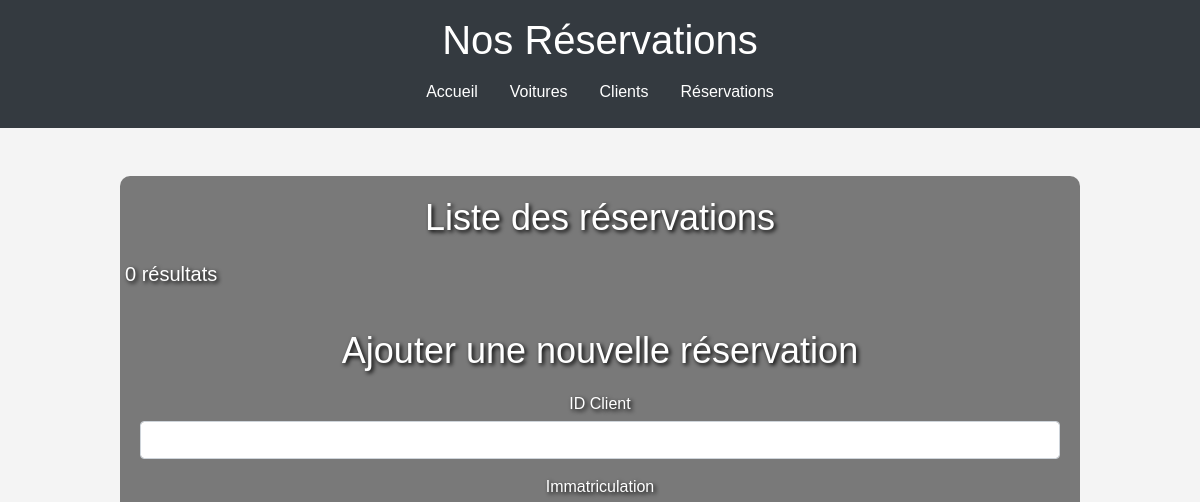
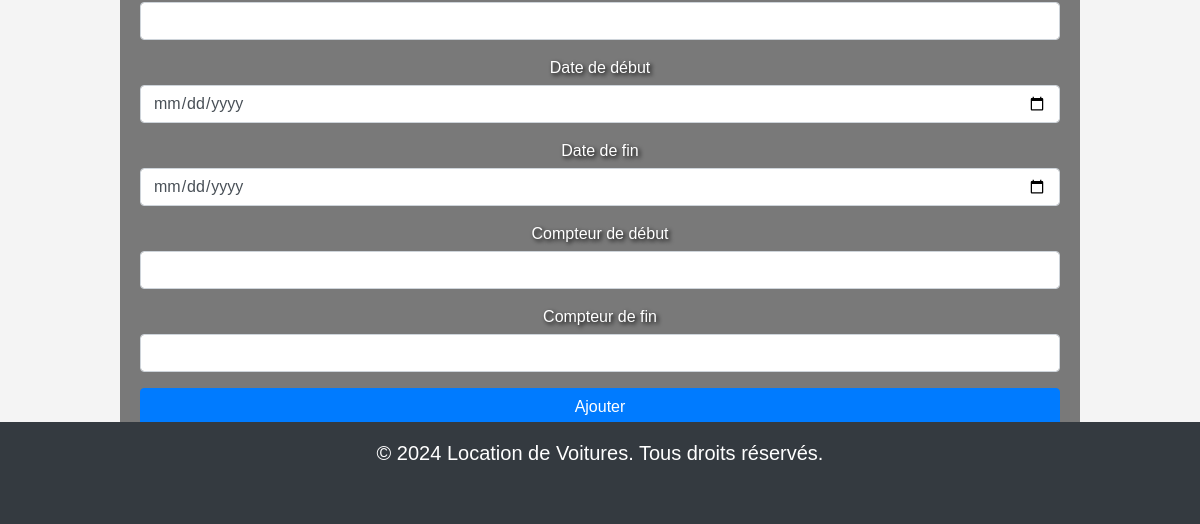
The page /reservations.php on the database as committed earlier (2 pictures, top to bottom).
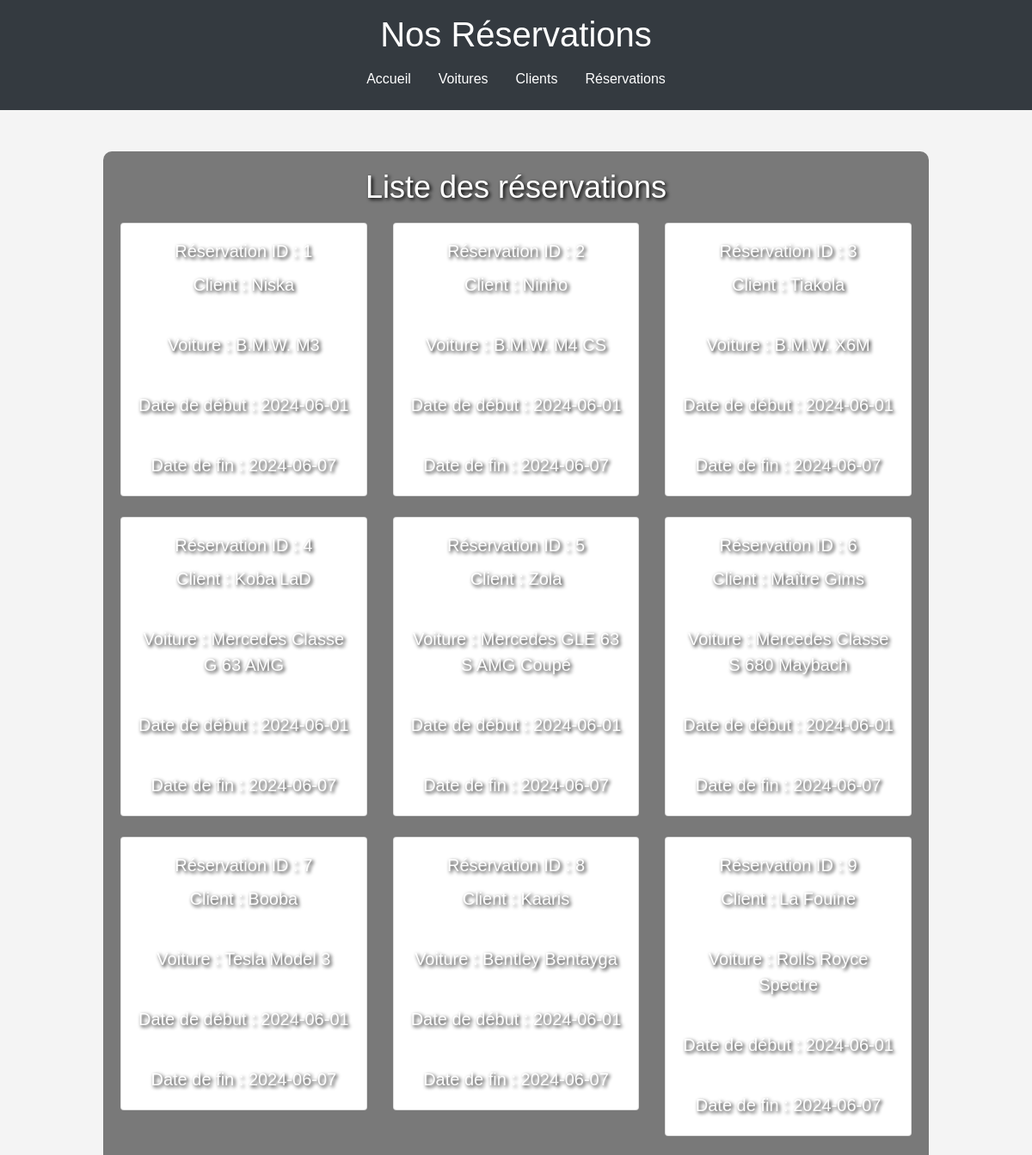
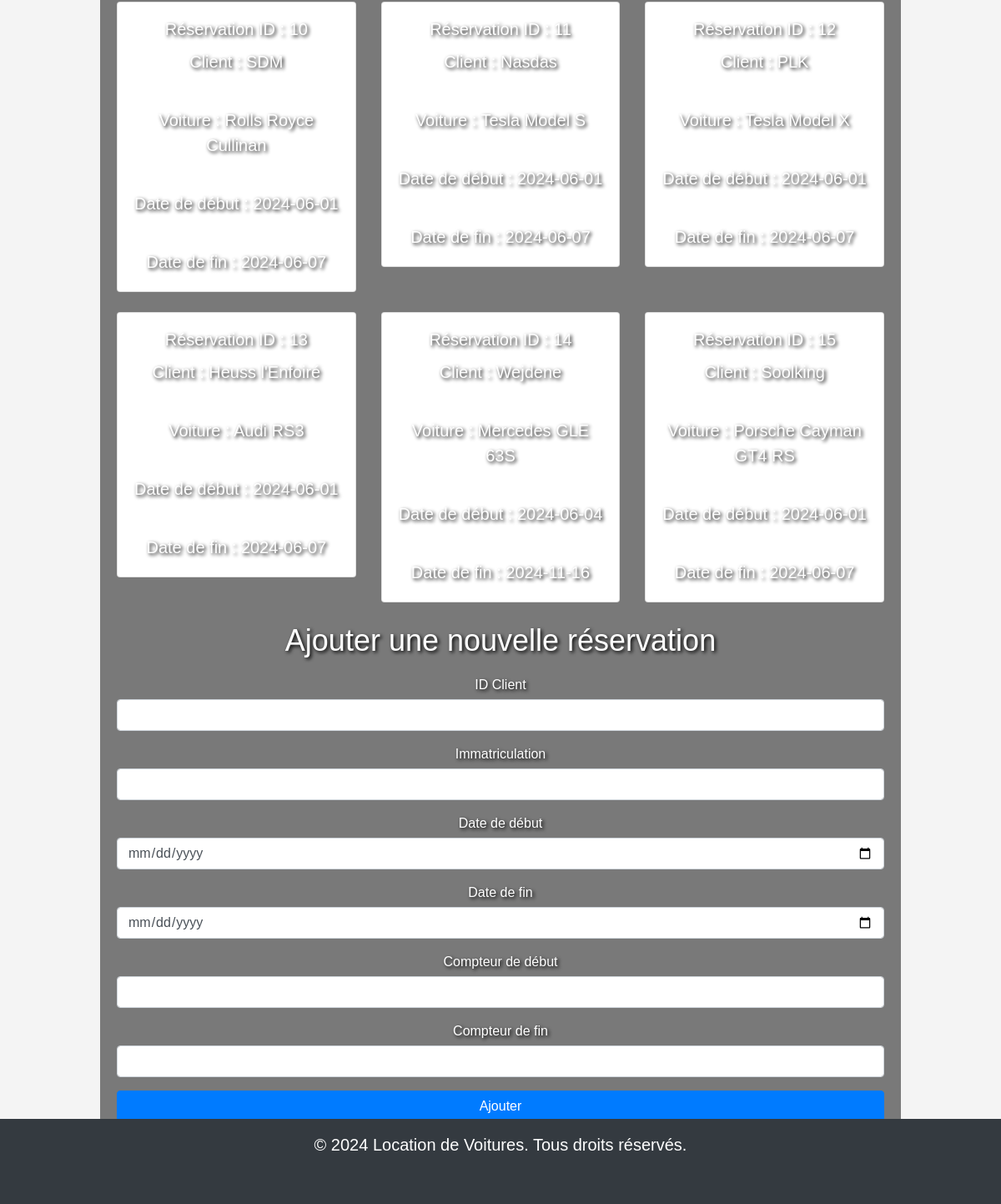
The same page on the database as committed later (2 pictures, top to bottom).
### tables this page shows
CREATE TABLE `louer` (
  `id_louer` int(11) NOT NULL,
  `id_client` int(11) NOT NULL,
  `immatriculation` varchar(16) NOT NULL,
  `date_debut` varchar(10) NOT NULL,
  `date_fin` varchar(10) NOT NULL,
  `compteur_debut` int(11) NOT NULL,
  `compteur_fin` int(11) NOT NULL
);

CREATE TABLE `clients` (
  `id_client` int(11) NOT NULL,
  `nom` varchar(255) NOT NULL,
  `prenom` varchar(255) NOT NULL,
  `adresse` varchar(255) NOT NULL,
  `id_type_client` int(11) NOT NULL,
  `photo` varchar(255) NOT NULL
);

CREATE TABLE `voitures` (
  `immatriculation` varchar(16) NOT NULL,
  `marque` varchar(256) NOT NULL,
  `modele` varchar(256) NOT NULL,
  `image` varchar(64) NOT NULL,
  `compteur` int(11) NOT NULL,
  `id_categorie` varchar(1) NOT NULL
);

### reservations.php (the view, shortened to what this page needs)
<?php
include 'config.php';
$sql = "SELECT louer.id_louer, louer.date_debut, louer.date_fin, voitures.marque, voitures.modele, clients.nom, clients.prenom
        FROM louer
        JOIN voitures ON louer.immatriculation = voitures.immatriculation
        JOIN clients ON louer.id_client = clients.id_client";
$result = $conn->query($sql);
?>
<!DOCTYPE html>
<html lang="fr">
<head>
<link rel="stylesheet" href="https://maxcdn.bootstrapcdn.com/bootstrap/4.5.2/css/bootstrap.min.css">
<link rel="stylesheet" href="style.css">
</head>
<body>
<header class="bg-dark text-white text-center py-3">
<h1>Nos Réservations</h1>
<nav class="nav justify-content-center">
<a class="nav-link text-white" href="index.php">Accueil</a>
<a class="nav-link text-white" href="voitures.php">Voitures</a>
<a class="nav-link text-white" href="clients.php">Clients</a>
<a class="nav-link text-white" href="reservations.php">Réservations</a>
</nav>
</header>
<main class="container my-5">
<h2>Liste des réservations</h2>
<div class="row">
<?php
            if ($result->num_rows > 0) {
                while($row = $result->fetch_assoc()) {
                    echo "<div class='col-md-4 mb-4'>";
                    echo "<div class='card'>";
                    echo "<div class='card-body'>";
                    echo "<h5 class='card-title'>Réservation ID : " . $row["id_louer"] . "</h5>";
                    echo "<p class='card-text'>Client : " . $row["nom"] . " " . $row["prenom"] . "</p>";
                    echo "<p class='card-text'>Voiture : " . $row["marque"] . " " . $row["modele"] . "</p>";
                    echo "<p class='card-text'>Date de début : " . $row["date_debut"] . "</p>";
                    echo "<p class='card-text'>Date de fin : " . $row["date_fin"] . "</p>";
                    echo "</div>";
                    echo "</div>";
                    echo "</div>";
                }
            } else {
                echo "<p class='text-center'>0 résultats</p>";
            }
            ?>
</div>
<h2>Ajouter une nouvelle réservation</h2>
<form method="POST" action="reservations.php">
<div class="form-group">
<label for="id_client">ID Client</label>
<input type="number" class="form-control" name="id_client" required>
</div>
<div class="form-group">
<label for="immatriculation">Immatriculation</label>
<input type="text" class="form-control" name="immatriculation" required>
</div>
<div class="form-group">
<label for="date_debut">Date de début</label>
<input type="date" class="form-control" name="date_debut" required>
</div>
<div class="form-group">
<label for="date_fin">Date de fin</label>
<input type="date" class="form-control" name="date_fin" required>
</div>
<div class="form-group">
<label for="compteur_debut">Compteur de début</label>
<input type="number" class="form-control" name="compteur_debut" required>
</div>
<div class="form-group">
<label for="compteur_fin">Compteur de fin</label>
<input type="number" class="form-control" name="compteur_fin" required>
</div>
<button type="submit" class="btn btn-primary">Ajouter</button>
</form>
</main>
<footer class="bg-dark text-white text-center py-3">
<p>&copy; 2024 Location de Voitures. Tous droits réservés.</p>
</footer>
</body>
</html>

### css/style.css (style rules this page uses)
body { font-family: Arial, sans-serif; background-color: #f0f0f0; margin: 0; padding: 0; }
header { background-color: #333; color: white; padding: 15px 0; text-align: center; }
main { padding: 20px; }
form { margin-bottom: 20px; }
form label { display: block; margin: 10px 0 5px; }
form input, form select, form button { width: 100%; padding: 10px; margin-bottom: 10px; }
footer { background-color: #333; color: white; text-align: center; padding: 10px 0; position: fixed; bottom: 0; width: 100%; }
body { font-family: Arial, sans-serif; background-color: #f4f4f4; margin: 0; padding: 0; }
.container { max-width: 1200px; margin: 0 auto; padding: 20px; }
.container { text-align: center; padding: 50px; }
.container h2 { font-size: 36px; margin-bottom: 20px; }
.container p { font-size: 20px; margin-bottom: 40px; }
body { font-family: Arial, sans-serif; margin: 0; padding: 0; }
.container { text-align: center; color: white; text-shadow: 2px 2px 4px #000; background: rgba(0, 0, 0, 0.5); padding: 20px; border-radius: 10px; max-width: 80%; }
h2 { font-size: 36px; margin-bottom: 20px; }
p { font-size: 20px; margin-bottom: 40px; }

Rows that differ between the two databases and show on the page:
added louer: id_louer "1", id_client.nom "Niska", immatriculation.marque "B.M.W.", immatriculation.modele "M3", date_debut "2024-06-01", date_fin "2024-06-07"
added louer: id_louer "2", id_client.nom "Ninho", immatriculation.marque "B.M.W.", immatriculation.modele "M4 CS", date_debut "2024-06-01", date_fin "2024-06-07"
added louer: id_louer "3", id_client.nom "Tiakola", immatriculation.marque "B.M.W.", immatriculation.modele "X6M", date_debut "2024-06-01", date_fin "2024-06-07"
added louer: id_louer "4", id_client.nom "Koba LaD", immatriculation.marque "Mercedes", immatriculation.modele "Classe G 63 AMG", date_debut "2024-06-01", date_fin "2024-06-07"
added louer: id_louer "5", id_client.nom "Zola", immatriculation.marque "Mercedes", immatriculation.modele "GLE 63 S AMG Coupé", date_debut "2024-06-01", date_fin "2024-06-07"
added louer: id_louer "6", id_client.nom "Maître Gims", immatriculation.marque "Mercedes", immatriculation.modele "Classe S 680 Maybach", date_debut "2024-06-01", date_fin "2024-06-07"
added louer: id_louer "7", id_client.nom "Booba", immatriculation.marque "Tesla", immatriculation.modele "Model 3", date_debut "2024-06-01", date_fin "2024-06-07"
added louer: id_louer "8", id_client.nom "Kaaris", immatriculation.marque "Bentley", immatriculation.modele "Bentayga", date_debut "2024-06-01", date_fin "2024-06-07"
added louer: id_louer "9", id_client.nom "La Fouine", immatriculation.marque "Rolls Royce", immatriculation.modele "Spectre", date_debut "2024-06-01", date_fin "2024-06-07"
added louer: id_louer "10", id_client.nom "SDM", immatriculation.marque "Rolls Royce", immatriculation.modele "Cullinan", date_debut "2024-06-01", date_fin "2024-06-07"
added louer: id_louer "11", id_client.nom "Nasdas", immatriculation.marque "Tesla", immatriculation.modele "Model S", date_debut "2024-06-01", date_fin "2024-06-07"
added louer: id_louer "12", id_client.nom "PLK", immatriculation.marque "Tesla", immatriculation.modele "Model X", date_debut "2024-06-01", date_fin "2024-06-07"
added louer: id_louer "13", id_client.nom "Heuss l'Enfoiré", immatriculation.marque "Audi", immatriculation.modele "RS3", date_debut "2024-06-01", date_fin "2024-06-07"
added louer: id_louer "14", id_client.nom "Wejdene", immatriculation.marque "Mercedes", immatriculation.modele "GLE 63S", date_debut "2024-06-04", date_fin "2024-11-16"
added louer: id_louer "15", id_client.nom "Soolking", immatriculation.marque "Porsche", immatriculation.modele "Cayman GT4 RS", date_debut "2024-06-01", date_fin "2024-06-07"
Other text that changed with them:
text no longer shown: "0 résultats"
